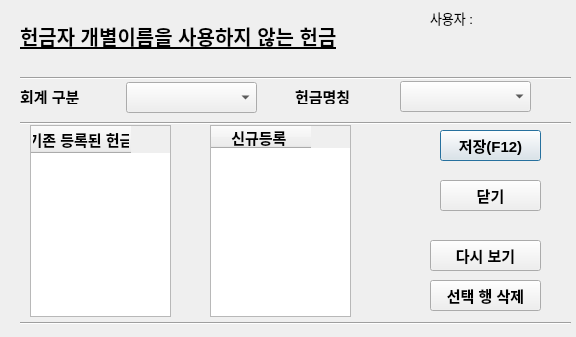
<?xml version="1.0" encoding="UTF-8"?>
<ui version="4.0">
 <class>Dialog</class>
 <widget class="QDialog" name="Dialog">
  <property name="geometry">
   <rect>
    <x>0</x>
    <y>0</y>
    <width>576</width>
    <height>337</height>
   </rect>
  </property>
  <property name="font">
   <font>
    <pointsize>10</pointsize>
   </font>
  </property>
  <property name="windowTitle">
   <string>Dialog</string>
  </property>
  <widget class="QLabel" name="label">
   <property name="geometry">
    <rect>
     <x>20</x>
     <y>20</y>
     <width>381</width>
     <height>31</height>
    </rect>
   </property>
   <property name="font">
    <font>
     <pointsize>15</pointsize>
     <bold>true</bold>
     <underline>true</underline>
    </font>
   </property>
   <property name="text">
    <string>헌금자 개별이름을 사용하지 않는 헌금</string>
   </property>
  </widget>
  <widget class="Line" name="line">
   <property name="geometry">
    <rect>
     <x>20</x>
     <y>70</y>
     <width>551</width>
     <height>16</height>
    </rect>
   </property>
   <property name="orientation">
    <enum>Qt::Horizontal</enum>
   </property>
  </widget>
  <widget class="QLabel" name="label_2">
   <property name="geometry">
    <rect>
     <x>430</x>
     <y>10</y>
     <width>56</width>
     <height>16</height>
    </rect>
   </property>
   <property name="text">
    <string>사용자 :</string>
   </property>
  </widget>
  <widget class="QLabel" name="label_3">
   <property name="geometry">
    <rect>
     <x>500</x>
     <y>10</y>
     <width>56</width>
     <height>16</height>
    </rect>
   </property>
   <property name="text">
    <string/>
   </property>
  </widget>
  <widget class="QLabel" name="label_4">
   <property name="geometry">
    <rect>
     <x>295</x>
     <y>88</y>
     <width>101</width>
     <height>16</height>
    </rect>
   </property>
   <property name="font">
    <font>
     <pointsize>11</pointsize>
     <bold>true</bold>
    </font>
   </property>
   <property name="text">
    <string>헌금명칭</string>
   </property>
  </widget>
  <widget class="QTableWidget" name="registed_not_use_hun_tableWidget">
   <property name="geometry">
    <rect>
     <x>30</x>
     <y>125</y>
     <width>141</width>
     <height>192</height>
    </rect>
   </property>
   <property name="font">
    <font>
     <pointsize>11</pointsize>
    </font>
   </property>
   <property name="focusPolicy">
    <enum>Qt::NoFocus</enum>
   </property>
   <column>
    <property name="text">
     <string>기존 등록된 헌금</string>
    </property>
    <property name="font">
     <font>
      <pointsize>11</pointsize>
      <bold>true</bold>
     </font>
    </property>
   </column>
  </widget>
  <widget class="Line" name="line_2">
   <property name="geometry">
    <rect>
     <x>20</x>
     <y>115</y>
     <width>551</width>
     <height>16</height>
    </rect>
   </property>
   <property name="orientation">
    <enum>Qt::Horizontal</enum>
   </property>
  </widget>
  <widget class="Line" name="line_3">
   <property name="geometry">
    <rect>
     <x>20</x>
     <y>315</y>
     <width>551</width>
     <height>16</height>
    </rect>
   </property>
   <property name="orientation">
    <enum>Qt::Horizontal</enum>
   </property>
  </widget>
  <widget class="QTableWidget" name="new_not_use_hun_tableWidget">
   <property name="geometry">
    <rect>
     <x>210</x>
     <y>125</y>
     <width>141</width>
     <height>192</height>
    </rect>
   </property>
   <property name="font">
    <font>
     <pointsize>11</pointsize>
    </font>
   </property>
   <property name="focusPolicy">
    <enum>Qt::NoFocus</enum>
   </property>
   <column>
    <property name="text">
     <string>신규등록 </string>
    </property>
    <property name="font">
     <font>
      <bold>true</bold>
     </font>
    </property>
   </column>
  </widget>
  <widget class="QPushButton" name="gubunsave_button">
   <property name="geometry">
    <rect>
     <x>440</x>
     <y>130</y>
     <width>101</width>
     <height>31</height>
    </rect>
   </property>
   <property name="font">
    <font>
     <pointsize>11</pointsize>
     <bold>true</bold>
    </font>
   </property>
   <property name="text">
    <string>저장(F12)</string>
   </property>
   <property name="shortcut">
    <string>F12</string>
   </property>
  </widget>
  <widget class="QPushButton" name="gubuncancel_button">
   <property name="geometry">
    <rect>
     <x>440</x>
     <y>180</y>
     <width>101</width>
     <height>31</height>
    </rect>
   </property>
   <property name="font">
    <font>
     <pointsize>11</pointsize>
     <bold>true</bold>
    </font>
   </property>
   <property name="text">
    <string>닫기</string>
   </property>
  </widget>
  <widget class="QPushButton" name="gubun_view_button">
   <property name="geometry">
    <rect>
     <x>430</x>
     <y>240</y>
     <width>111</width>
     <height>31</height>
    </rect>
   </property>
   <property name="font">
    <font>
     <pointsize>11</pointsize>
     <bold>true</bold>
    </font>
   </property>
   <property name="text">
    <string>다시 보기</string>
   </property>
  </widget>
  <widget class="QPushButton" name="selected_row_delete_button">
   <property name="geometry">
    <rect>
     <x>430</x>
     <y>280</y>
     <width>111</width>
     <height>31</height>
    </rect>
   </property>
   <property name="font">
    <font>
     <pointsize>11</pointsize>
     <bold>true</bold>
    </font>
   </property>
   <property name="text">
    <string>선택 행 삭제</string>
   </property>
  </widget>
  <widget class="QComboBox" name="not_use_hun_combo_widget">
   <property name="geometry">
    <rect>
     <x>400</x>
     <y>81</y>
     <width>131</width>
     <height>31</height>
    </rect>
   </property>
   <property name="font">
    <font>
     <pointsize>10</pointsize>
     <bold>true</bold>
    </font>
   </property>
  </widget>
  <widget class="QLabel" name="label_5">
   <property name="geometry">
    <rect>
     <x>20</x>
     <y>88</y>
     <width>71</width>
     <height>16</height>
    </rect>
   </property>
   <property name="font">
    <font>
     <pointsize>11</pointsize>
     <bold>true</bold>
    </font>
   </property>
   <property name="text">
    <string>회계 구분</string>
   </property>
  </widget>
  <widget class="QComboBox" name="gubun_comboBox_widget">
   <property name="geometry">
    <rect>
     <x>126</x>
     <y>82</y>
     <width>131</width>
     <height>31</height>
    </rect>
   </property>
   <property name="font">
    <font>
     <pointsize>11</pointsize>
     <bold>true</bold>
    </font>
   </property>
  </widget>
 </widget>
 <tabstops>
  <tabstop>gubun_view_button</tabstop>
  <tabstop>gubunsave_button</tabstop>
  <tabstop>selected_row_delete_button</tabstop>
  <tabstop>gubuncancel_button</tabstop>
 </tabstops>
 <resources/>
 <connections>
  <connection>
   <sender>gubun_view_button</sender>
   <signal>clicked()</signal>
   <receiver>Dialog</receiver>
   <slot>registed_data()</slot>
   <hints>
    <hint type="sourcelabel">
     <x>442</x>
     <y>187</y>
    </hint>
    <hint type="destinationlabel">
     <x>410</x>
     <y>188</y>
    </hint>
   </hints>
  </connection>
  <connection>
   <sender>selected_row_delete_button</sender>
   <signal>clicked()</signal>
   <receiver>Dialog</receiver>
   <slot>delete_selected_row()</slot>
   <hints>
    <hint type="sourcelabel">
     <x>452</x>
     <y>228</y>
    </hint>
    <hint type="destinationlabel">
     <x>398</x>
     <y>222</y>
    </hint>
   </hints>
  </connection>
  <connection>
   <sender>gubunsave_button</sender>
   <signal>clicked()</signal>
   <receiver>Dialog</receiver>
   <slot>file_save()</slot>
   <hints>
    <hint type="sourcelabel">
     <x>437</x>
     <y>277</y>
    </hint>
    <hint type="destinationlabel">
     <x>391</x>
     <y>269</y>
    </hint>
   </hints>
  </connection>
  <connection>
   <sender>gubuncancel_button</sender>
   <signal>clicked()</signal>
   <receiver>Dialog</receiver>
   <slot>file_save_cancel()</slot>
   <hints>
    <hint type="sourcelabel">
     <x>437</x>
     <y>326</y>
    </hint>
    <hint type="destinationlabel">
     <x>381</x>
     <y>333</y>
    </hint>
   </hints>
  </connection>
 </connections>
 <slots>
  <slot>add_not_use_hun_cancel()</slot>
  <slot>file_save()</slot>
  <slot>file_save_cancel()</slot>
  <slot>registed_data()</slot>
  <slot>delete_selected_row()</slot>
 </slots>
</ui>
